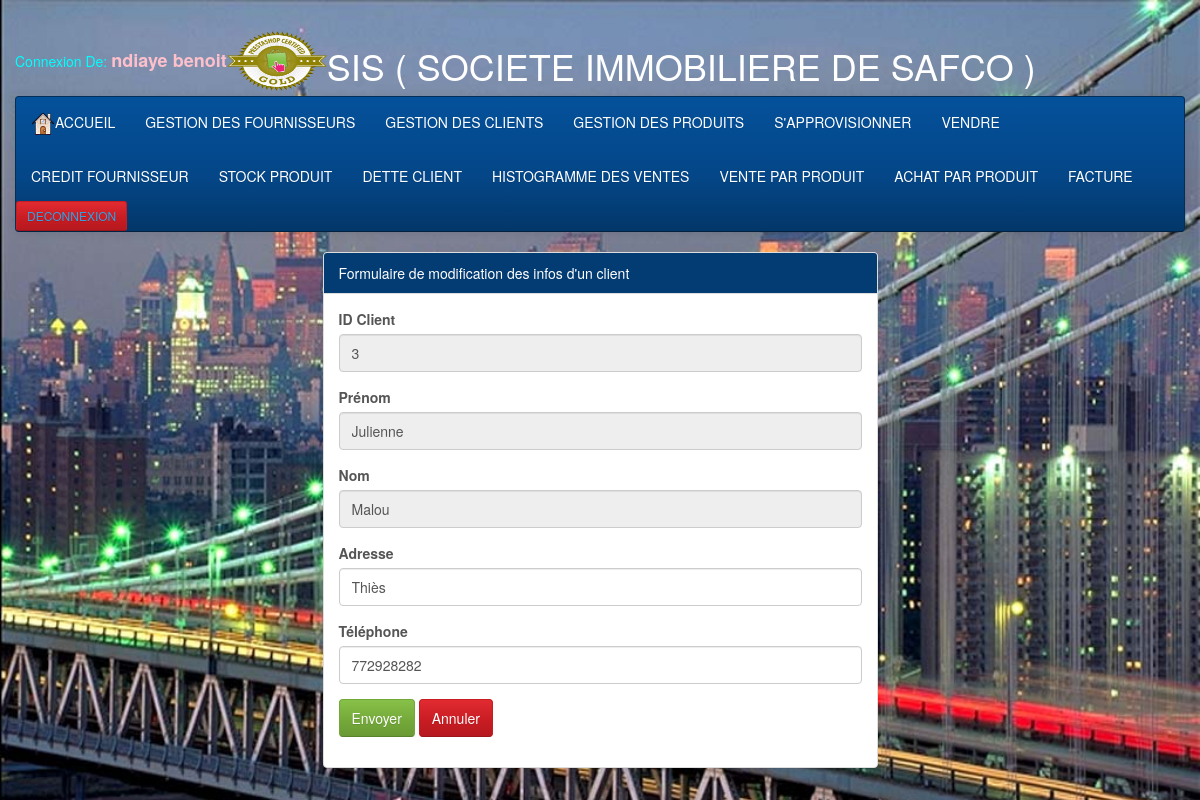
/Views/FModifCli.php?idPart=3, run on the app's committed database.
### tables this page shows
CREATE TABLE IF NOT EXISTS `particulier` (
`idPart` int(11) NOT NULL,
  `prenom` varchar(50) NOT NULL,
  `nom` varchar(50) NOT NULL,
  `adrPart` varchar(50) NOT NULL,
  `telPart` int(9) NOT NULL
);

### Model/Clientdao.php (called while the page is built, shortened)
<?php
	function getclientbyid($idPart)
	{
		$sql = "SELECT * FROM particulier WHERE idPart=$idPart";
		$connect = getConnection();
		$result = mysqli_query($connect, $sql);
		return $result;
	}
?>

### Views/FModifCli.php (the view, shortened to what this page needs)
<?php
	require_once '../Model/Clientdao.php';
	if (isset($_GET['idPart']))
	{
		$idPart = $_GET['idPart'];
		$result = getclientbyid($idPart);
		$tab = mysqli_fetch_row($result);
	}
?>
<!DOCTYPE html>
<html>
<head>
	<link rel="stylesheet" type="text/css" href="style/bootstrap-cerulean.min.css">
	<link rel="stylesheet" type="text/css" href="style/style.css">
</head>
<body>
 <div id="point">
<?php
$f=fopen("tmp.csv","r");
	while($row=fgetcsv($f,1000,";"))
	{
		$l=$row[0]; $p=$row[1];
	}
	?>
</div>
 <div class="container col-lg-12">
<table>
<tr><td><?php echo  "<FONT COLOR='CYAN' > Connexion De: <FONT COLOR='PINK' size='4'  '> <b> ".$l." ".$p; "</FONT></b>"?></td>
<td><img src="img/logo.png" width="100" height="60"></td> <td><h1><FONT COLOR='white' >SIS ( SOCIETE  IMMOBILIERE  DE  SAFCO )</FONT></h1></td>
</tr>
</table>
<nav class="navbar navbar-inverse">
    <div class="nav navbar-nav">
			<li><a href="accueil.php"><img src="img/home.png">ACCUEIL</a></li>
			<li><a href="Lfournisseur.php">GESTION DES FOURNISSEURS</a></li>
			<li><a href="Lclient.php">GESTION DES CLIENTS</a></li>
			<li><a href="Lproduit.php">GESTION DES PRODUITS</a></li>
			<li><a href="achat.php">S'APPROVISIONNER</a></li>
			<li><a href="vente.php">VENDRE</a></li>
    </div>
    <div class="nav navbar-nav">
			<li><a href="creditF.php">CREDIT FOURNISSEUR</a></li>
		    <li><a href="Stock.php">STOCK PRODUIT</a></li>
			<li><a href="creditCli.php"> DETTE CLIENT</a></li>
			<li><a href="Histogramme.php">HISTOGRAMME DES VENTES</a></li>
			<li><a href="venteparprod.php">VENTE PAR PRODUIT</a></li>
			<li><a href="achatparprod.php">ACHAT PAR PRODUIT</a></li>
			<li><a href="facture.php">FACTURE</a></li>
			<li><div class="btn btn-danger btn-sm"><a href="Fdeconnection.php">DECONNEXION</a></div></li>
    </div>
    </nav>
 <div class="container col-md-6 col-md-offset-3 marge">
		<div class="panel panel-info">
			<div class="panel-heading">Formulaire de modification des infos d'un client</div>
			<div class="panel-body">
				<form method="POST" action="../Controller/TModifCli.php">
					<div class="form-group">
						<label>ID Client</label>
						<input type="number" name="idPart" readonly="" class="form-control" readonly="" value="<?= $tab[0] ?>">
					</div>
					<div class="form-group">
						<label>Prénom</label>
						<input type="text" name="prenom" class="form-control" required=""  readonly="" value="<?= $tab[1] ?>">
					</div>
					<div class="form-group">
						<label>Nom </label>
						<input type="text" name="nom" class="form-control"  required=""  readonly="" value="<?= $tab[2] ?>">
					</div>
					<div class="form-group">
						<label>Adresse</label>
						<input type="text" name="adrPart" class="form-control"  required="" value="<?= $tab[3] ?>">
					</div>
					<div class="form-group">
						<label>Téléphone</label>
						<input type="number" name="telPart" class="form-control"  required="" value="<?= $tab[4] ?>">
					</div>
					<div class="form-group">
				<input type="submit" name="envoyer" value="Envoyer" class="btn btn-success">
				<input type="reset" name="annuler" value="Annuler" class="btn btn-danger">
			</div>
				</form>
			</div>
		</div>
	</div>
	</div>
</body>
</html>

### Views/Style/style.css (style rules this page uses)
body { background-image: url('../img/beau.jpg'); background-size: 100%; }
#point { -webkit-animation: mymove3 1s linear 2s ; animation: mymove3 2.5s infinite; width:297px; height:26px; margin-left:27px; display:block; float:left; border:0px solid; border-radius:15px 15px; }

### data on the page
particulier: idPart "3", prenom "Julienne", nom "Malou", adrPart "Thiès", telPart "772928282"

### other printed values
$l "ndiaye"
$p "benoit"
